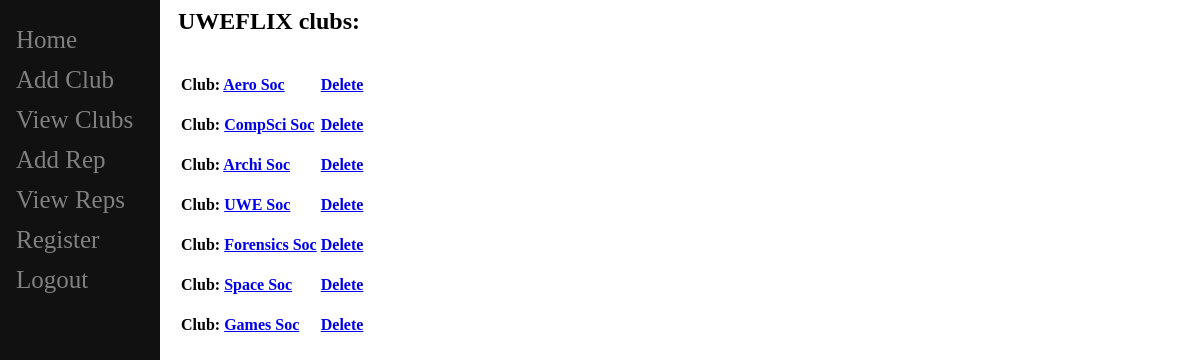
The page /view/ (signed in) on the database as committed earlier.
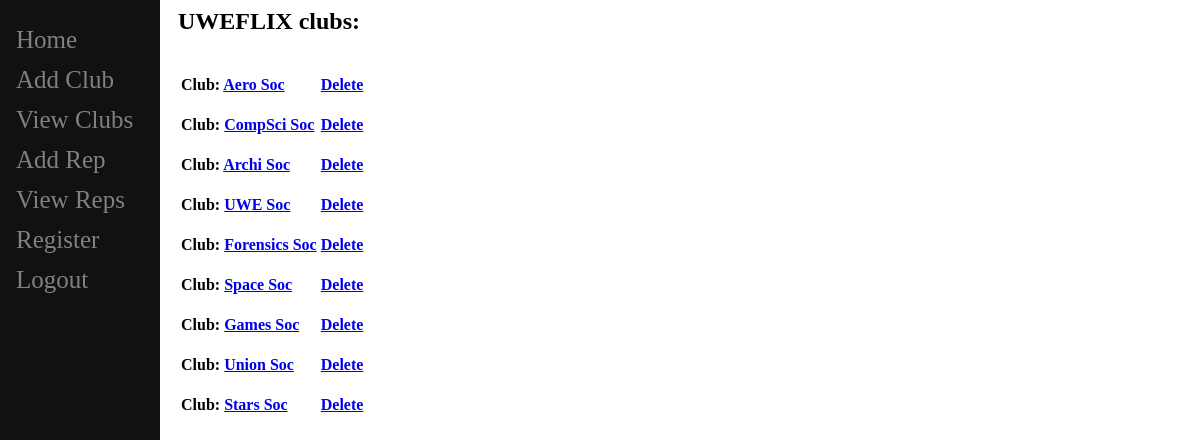
The same page on the database as committed later.
### hello/models.py (models this page shows, shortened)
class ClubName(models.Model):
    user = models.ForeignKey(User, on_delete=models.CASCADE, related_name="clubname", null=True)
    name = models.CharField(max_length=100)#, related_name="clubname", null=True)

### hello/views.py (the view)
# urls.py: path("view/",views.view_clubs, name="view"),
def view_clubs(response):
    club_view = ClubName.objects.all()
    return render(response, "hello/view.html", {"club_view":club_view})

### hello/templates/hello/view.html (shortened to what this page needs)
{% extends "hello/base.html" %}
{% block content %}
    {% if user.is_authenticated %}
    <h2>UWEFLIX clubs:</h2>
    <table class="table table-striped table-hover table-bordered">
    {% for td in club_view %}
        <tr>
        <td><br/><strong>Club: <a href="{% url 'showClub' td.id %}">{{td.name}}</a></strong></td>
        <td align="right"><br/><strong><a href="{% url 'deleteClub' td.id%}">Delete </a></strong></td>
    </tr>
    {% endfor %}
{% else %}
<h3>Please <a href = "/">Login</a> First to be able to register </h3>
{% endif %}
{%endblock%}

Rows that differ between the two databases and show on the page:
added ClubName: name "Union Soc"
added ClubName: name "Stars Soc"
